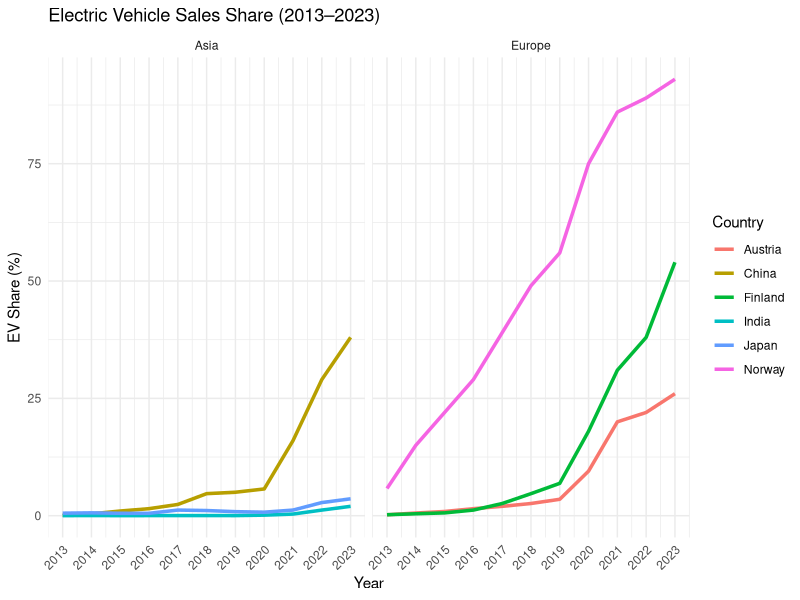
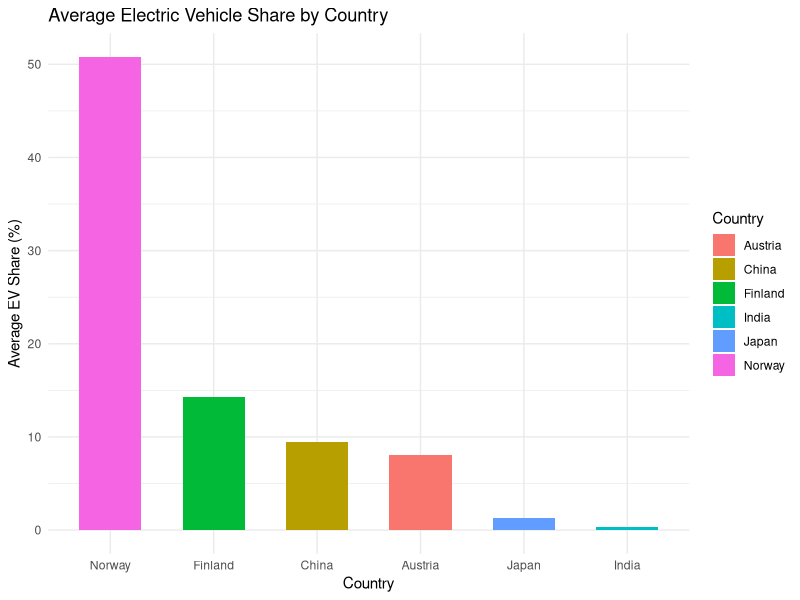

Write the R code that produced these figures, in order.
## ---- chunk 1
library(tidyverse)
library(dplyr)
library(readr)
library(ggplot2)


original_df <- read_csv("Data/electric-car-sales-share/electric-car-sales-share.csv")

countries <- selected_countries <- c("China", "India", 
                                     "Japan", "Austria", 
                                     "Finland", "Norway")

cleaned_df <- original_df %>%
  rename(Country = Entity,
         Electric_Car_Share = `Share of new cars that are electric`) %>%
  filter(Year >= 2013, Year <= 2023, 
         Country %in% countries) %>%
  drop_na()

## ---- chunk 2
# Separate countgries into two regions
cleaned_df <- cleaned_df %>%
  mutate(Region = if_else(Country %in% c("Norway", "Finland", "Austria"), 
                          "Europe", "Asia"))

## ---- chunk 3
#| label: fig-ev-faceted
#| fig-cap: "EV sales share trends in selected Asian and European countries from 2013 to 2023."
#| echo: false
#| warning: false

ggplot(cleaned_df, aes(x = Year, y = Electric_Car_Share, color = Country)) +
  geom_line(size = 1.2) +
  scale_x_continuous(breaks = 2013:2023) +
  facet_wrap(~Region) +
  labs(title = "Electric Vehicle Sales Share (2013–2023)",
       x = "Year",
       y = "EV Share (%)") +
  theme_minimal() +
  theme(
    axis.text.x = element_text(angle = 45, hjust = 1)
  )

## ---- chunk 4
# Calculate the average EV share for each country from 2013 to 2023
avg_ev_df <- cleaned_df %>%
  group_by(Country) %>%
  summarise(Average_EV_Share = mean(Electric_Car_Share, na.rm = TRUE))

## ---- chunk 5
#| label: fig-ev-average-bar
#| fig-cap: "Average EV sales share in each country from 2013 to 2023."
#| echo: false
#| fig-align: center

ggplot(avg_ev_df, aes(x = reorder(Country, -Average_EV_Share), 
                      y = Average_EV_Share, fill = Country)) +
  geom_col(width = 0.6) +
  labs(title = "Average Electric Vehicle Share by Country",
       x = "Country",
       y = "Average EV Share (%)") +
  theme_minimal()
